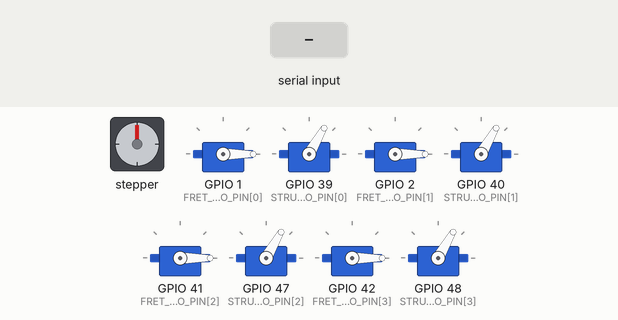
Simulated run of this sketch. Board: ESP32-S3. Shown: stepper motor, 8 × servo. Wiring (inferred from the names in the program): stepper motor (2048 steps per turn assumed): coils GPIO 4, GPIO 5, GPIO 6, GPIO 7. Inputs (shaded band) come from the test bench. What the sketch prints to the serial monitor is not drawn.

Above: at 1.2 s.
1.3 s: "STRUMALL\n" received over Serial
At 2.7 s:
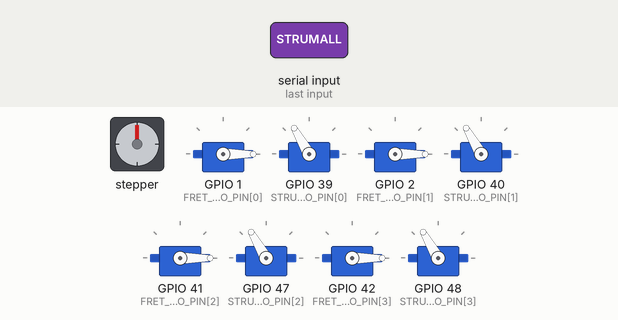
3.0 s: "FRET  45\n" received over Serial
At 5.4 s:
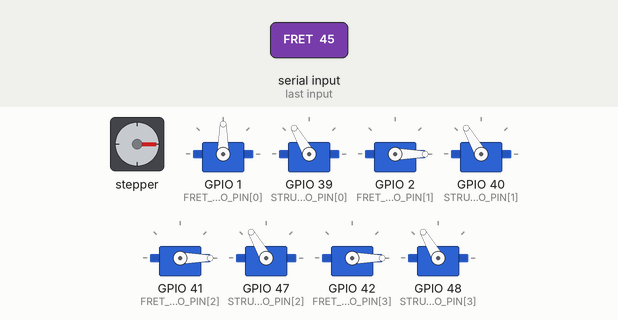
5.7 s: "CHORD 90\n" received over Serial
At 6.0 s:
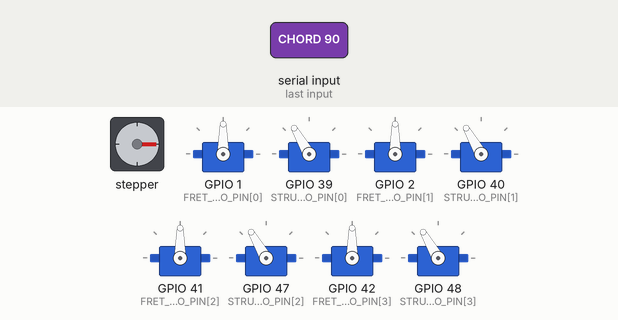
7.2 s: "STRUMALL\n" received over Serial
At 8.7 s:
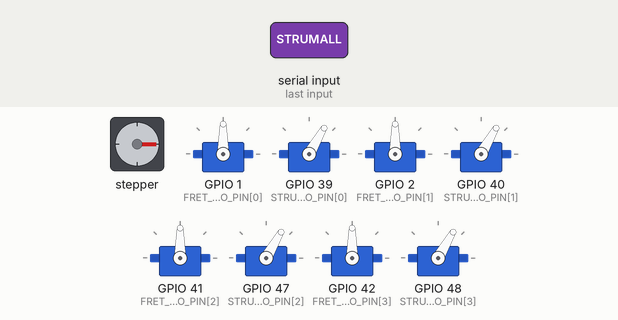
Timing chart, 0 to 9.9 s (numbered marks = the images above; inputs shaded):
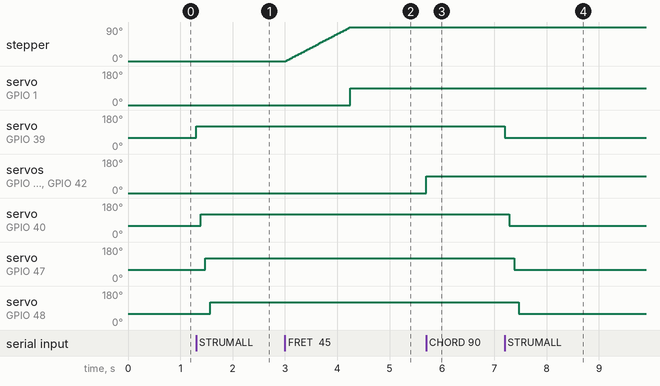

The sketch:

ukulele_controller.ino
```cpp
/*
  ukulele_controller.ino
  Self-playing ukulele — ESP32-S3 firmware (serial-driven instrument driver)
  ===========================================================================
  TARGET: ESP32-S3-WROOM-1  (NOT classic ESP32 / ESP32-S2 — pins differ!)
  LIBRARY: ESP32Servo (madhephaestus, install via Library Manager)
           Requires Arduino-ESP32 core v3.0.0+. The S3 has only 8 LEDC
           channels (vs 16 on classic ESP32); recent ESP32Servo spills the
           extra servos onto the S3's MCPWM units so all 8 work.

  ┌──────────────────────────────────────────────────────────────────────────┐
  │ ESP32-S3-WROOM-1  WIRING TABLE                                            │
  ├──────────────────────────────────────────────────────────────────────────┤
  │ STEPPERS — 28BYJ-48 via ULN2003 (one driver board per string)            │
  │   String 0 (G):  IN1→GPIO4    IN2→GPIO5    IN3→GPIO6    IN4→GPIO7         │
  │   String 1 (C):  IN1→GPIO15   IN2→GPIO16   IN3→GPIO17   IN4→GPIO18        │
  │   String 2 (E):  IN1→GPIO8    IN2→GPIO9    IN3→GPIO10   IN4→GPIO11        │
  │   String 3 (A):  IN1→GPIO12   IN2→GPIO13   IN3→GPIO14   IN4→GPIO21        │
  │                                                                          │
  │ FRET SERVOS — press string down (signal wire only)                       │
  │   String 0 (G): GPIO1     String 1 (C): GPIO2                            │
  │   String 2 (E): GPIO41    String 3 (A): GPIO42                           │
  │                                                                          │
  │ STRUM SERVOS — alternating strum (signal wire only)                      │
  │   String 0 (G): GPIO39    String 1 (C): GPIO40                           │
  │   String 2 (E): GPIO47    String 3 (A): GPIO48                           │
  │                                                                          │
  │ POWER: drive the ULN2003 boards + all 8 servos from an EXTERNAL 5 V      │
  │        supply. Tie its GND to the ESP32-S3 GND. Do NOT run motors off    │
  │        the board's 3V3 pin.                                              │
  │                                                                          │
  │ PINS DELIBERATELY AVOIDED on the S3:                                     │
  │   0,3,45,46 = strapping   19,20 = native USB   43,44 = UART0 console     │
  │   26–37 = SPI flash / octal PSRAM (WROOM-1 N16R8)   38 = onboard RGB LED │
  │   (GPIO 22,23,24,25 do not physically exist on the ESP32-S3.)            │
  └──────────────────────────────────────────────────────────────────────────┘

  Each string has THREE actuators:
    • a 28BYJ-48 stepper that slides the fretting carriage along the neck
    • a fret servo that presses the string onto the fretboard at that position
    • a strum servo that plucks the string (alternates side each strum)

  Serial commands (115200 baud, newline-terminated)
  -------------------------------------------------
    FRET <str> <fret>          move carriage to <fret> (0..12) and press
    RELEASE <str>              lift the fret servo (open string)
    STRUM <str>                strum one string (auto-alternates direction)
    CHORD <f0> <f1> <f2> <f3>  fret all four strings at once (-1 = open)
    STRUMALL                   strum all four strings low→high
    HOME                       carriages to step 0, all frets released
    CAL <str> <steps>          jog carriage to absolute <steps> (calibration)
    CAL <str> ZERO             define current carriage position as step 0
    DUMP                       print live state + pin map
  (unknown commands are silently ignored)

  On boot the firmware homes/zeroes all carriages then prints "READY\n"
  (kept identical so the existing Python host's open_serial() still works).
*/

#include <Arduino.h>
#include <ESP32Servo.h>

// ── Pin definitions (ESP32-S3-WROOM-1 — see wiring table above) ───────────────

const uint8_t N_STRINGS = 4;

// Stepper coil pins: STEP_PIN[string][IN1..IN4] → ULN2003 IN1..IN4
const uint8_t STEP_PIN[N_STRINGS][4] = {
    {  4,  5,  6,  7 },   // String 0 (G) — ULN2003 #0
    { 15, 16, 17, 18 },   // String 1 (C) — ULN2003 #1
    {  8,  9, 10, 11 },   // String 2 (E) — ULN2003 #2
    { 12, 13, 14, 21 },   // String 3 (A) — ULN2003 #3
};

// Servo signal pins
const uint8_t FRET_SERVO_PIN[N_STRINGS]  = {  1,  2, 41, 42 };
const uint8_t STRUM_SERVO_PIN[N_STRINGS] = { 39, 40, 47, 48 };

// ── Fret step lookup table ────────────────────────────────────────────────────
// Absolute carriage position (in 28BYJ-48 half-steps) for each fret.
// Spacing follows equal-temperament fret geometry — steps[n] = K·(1 − 2^(−n/12))
// with K chosen so fret 12 (the octave) lands at 1024 half-steps. Frets bunch up
// as you climb the neck, exactly like a real fretboard. Re-calibrate with CAL.
const long FRET_STEPS[] = {
    0,    // open
    115,  // fret 1
    223,  // fret 2
    326,  // fret 3
    423,  // fret 4
    514,  // fret 5
    600,  // fret 6
    681,  // fret 7
    758,  // fret 8
    830,  // fret 9
    899,  // fret 10
    963,  // fret 11
    1024  // fret 12
};
const uint8_t MAX_FRET = (sizeof(FRET_STEPS) / sizeof(FRET_STEPS[0])) - 1;

// ── Servo angle constants ─────────────────────────────────────────────────────
const int FRET_REST   = 0;    // fret servo released (0°)
const int FRET_PRESS  = 90;   // fret servo pressing string down (90°)
const int STRUM_A     = 60;   // strum servo — one side of neutral
const int STRUM_B     = 120;  // strum servo — the other side of neutral

// ── Motion parameters ─────────────────────────────────────────────────────────
const uint16_t STEP_DELAY_US = 1200;  // per half-step; 28BYJ-48 is happy ~1–2 ms
const uint16_t FRET_SETTLE_MS = 120;  // let the fret servo seat before strumming
const uint16_t STRUM_SETTLE_MS = 90;  // let the strum servo finish its sweep

// ── Hardware objects ──────────────────────────────────────────────────────────
Servo fretServo[N_STRINGS];
Servo strumServo[N_STRINGS];

// ── State ─────────────────────────────────────────────────────────────────────
long    carriagePos[N_STRINGS] = { 0, 0, 0, 0 };   // current absolute half-steps
uint8_t phaseIdx[N_STRINGS]    = { 0, 0, 0, 0 };    // index into HALF_STEP[]
bool    fretPressed[N_STRINGS] = { false, false, false, false };
bool    strumToggle[N_STRINGS] = { false, false, false, false }; // last strum side

// 28BYJ-48 half-step sequence. Bit3=IN1, Bit2=IN2, Bit1=IN3, Bit0=IN4.
const uint8_t HALF_STEP[8] = {
    0b1000, 0b1100, 0b0100, 0b0110,
    0b0010, 0b0011, 0b0001, 0b1001
};

// ── Low-level stepper helpers ─────────────────────────────────────────────────

// Energise the four coils of string s according to half-step phase `idx`.
void applyPhase(uint8_t s, uint8_t idx) {
    uint8_t bits = HALF_STEP[idx & 7];
    for (uint8_t p = 0; p < 4; p++) {
        digitalWrite(STEP_PIN[s][p], (bits >> (3 - p)) & 0x01);
    }
}

// De-energise all coils of string s (prevents the ULN2003 from cooking while
// idle — the gearbox friction + fret servo hold position, not the coils).
void releaseCoils(uint8_t s) {
    for (uint8_t p = 0; p < 4; p++) digitalWrite(STEP_PIN[s][p], LOW);
}

// Drive string s's carriage to an absolute half-step position.
void moveCarriage(uint8_t s, long target) {
    long delta = target - carriagePos[s];
    int  dir   = (delta >= 0) ? 1 : -1;
    long steps = labs(delta);

    for (long i = 0; i < steps; i++) {
        phaseIdx[s] = (uint8_t)((phaseIdx[s] + dir + 8) & 7);
        applyPhase(s, phaseIdx[s]);
        delayMicroseconds(STEP_DELAY_US);
        carriagePos[s] += dir;
    }
    releaseCoils(s);
}

// ── Fret / strum helpers ──────────────────────────────────────────────────────

void releaseFretString(uint8_t s) {
    fretServo[s].write(FRET_REST);
    fretPressed[s] = false;
}

// Move carriage to `fret` and press the string down. fret < 0 = open string.
void fretString(uint8_t s, int fret) {
    if (fret < 0) {
        releaseFretString(s);
        return;
    }
    if (fret > MAX_FRET) fret = MAX_FRET;
    moveCarriage(s, FRET_STEPS[fret]);
    fretServo[s].write(FRET_PRESS);
    fretPressed[s] = true;
}

// Strum one string. The servo flips to the OPPOSITE side every call, so two
// consecutive strums are always in opposite directions — never the same way
// twice in a row.
void strumString(uint8_t s) {
    strumToggle[s] = !strumToggle[s];
    strumServo[s].write(strumToggle[s] ? STRUM_B : STRUM_A);
    delay(STRUM_SETTLE_MS);
}

// Fret an entire chord. fret[] holds 4 values, one per string (-1 = open).
void fretChord(const int fret[N_STRINGS]) {
    for (uint8_t s = 0; s < N_STRINGS; s++) fretString(s, fret[s]);
    delay(FRET_SETTLE_MS);
}

void homeAll() {
    for (uint8_t s = 0; s < N_STRINGS; s++) {
        releaseFretString(s);
        moveCarriage(s, 0);
    }
}

// ── Diagnostics ───────────────────────────────────────────────────────────────

void dumpState() {
    Serial.println(F("── ukulele state ─────────────────────────────"));
    Serial.println(F("str  carriage  fret  pressed  strumSide"));
    for (uint8_t s = 0; s < N_STRINGS; s++) {
        // nearest fret for the current carriage position (display only)
        uint8_t nf = 0;
        for (uint8_t f = 0; f <= MAX_FRET; f++)
            if (labs(FRET_STEPS[f] - carriagePos[s]) <
                labs(FRET_STEPS[nf] - carriagePos[s])) nf = f;

        Serial.printf("  %u  %8ld   %3u    %-5s     %c\n",
                      s, carriagePos[s], nf,
                      fretPressed[s] ? "yes" : "no",
                      strumToggle[s] ? 'B' : 'A');
    }
    Serial.println(F("pins  IN1/IN2/IN3/IN4   fretSrv  strumSrv"));
    for (uint8_t s = 0; s < N_STRINGS; s++) {
        Serial.printf("  %u   %2u/%2u/%2u/%2u       %3u      %3u\n",
                      s, STEP_PIN[s][0], STEP_PIN[s][1], STEP_PIN[s][2],
                      STEP_PIN[s][3], FRET_SERVO_PIN[s], STRUM_SERVO_PIN[s]);
    }
    Serial.println(F("──────────────────────────────────────────────"));
}

// ── Command parser ────────────────────────────────────────────────────────────

void handleCommand(const String& cmd) {
    if (cmd.startsWith("FRET ")) {
        int sp = cmd.indexOf(' ', 5);
        uint8_t s = (uint8_t) cmd.substring(5, sp).toInt();
        int fret  = cmd.substring(sp + 1).toInt();
        if (s < N_STRINGS) fretString(s, fret);

    } else if (cmd.startsWith("RELEASE ")) {
        uint8_t s = (uint8_t) cmd.substring(8).toInt();
        if (s < N_STRINGS) releaseFretString(s);

    } else if (cmd.startsWith("STRUM ")) {
        uint8_t s = (uint8_t) cmd.substring(6).toInt();
        if (s < N_STRINGS) strumString(s);

    } else if (cmd == "STRUMALL") {
        for (uint8_t s = 0; s < N_STRINGS; s++) strumString(s);

    } else if (cmd.startsWith("CHORD ")) {
        // CHORD <f0> <f1> <f2> <f3>
        int fret[N_STRINGS];
        int idx = 6;
        for (uint8_t s = 0; s < N_STRINGS; s++) {
            int sp = cmd.indexOf(' ', idx);
            String tok = (sp < 0) ? cmd.substring(idx) : cmd.substring(idx, sp);
            fret[s] = tok.toInt();
            idx = (sp < 0) ? cmd.length() : sp + 1;
        }
        fretChord(fret);

    } else if (cmd == "HOME") {
        homeAll();
        Serial.println("HOMED");

    } else if (cmd.startsWith("CAL ")) {
        // CAL <str> <steps>   or   CAL <str> ZERO
        int sp = cmd.indexOf(' ', 4);
        uint8_t s = (uint8_t) cmd.substring(4, sp).toInt();
        String arg = cmd.substring(sp + 1);
        arg.trim();
        if (s < N_STRINGS) {
            if (arg == "ZERO") {
                carriagePos[s] = 0;                 // redefine home here
                Serial.printf("CAL str %u zeroed\n", s);
            } else {
                moveCarriage(s, arg.toInt());       // jog to absolute steps
                Serial.printf("CAL str %u @ %ld steps\n", s, carriagePos[s]);
            }
        }

    } else if (cmd == "DUMP") {
        dumpState();
    }
    // Unknown commands silently ignored
}

// ── Arduino setup & loop ──────────────────────────────────────────────────────

void setup() {
    Serial.begin(115200);

    // ESP32Servo: reserve all four LEDC timers up front so the 8 servos can be
    // distributed across LEDC + MCPWM on the S3.
    ESP32PWM::allocateTimer(0);
    ESP32PWM::allocateTimer(1);
    ESP32PWM::allocateTimer(2);
    ESP32PWM::allocateTimer(3);

    for (uint8_t s = 0; s < N_STRINGS; s++) {
        for (uint8_t p = 0; p < 4; p++) {
            pinMode(STEP_PIN[s][p], OUTPUT);
            digitalWrite(STEP_PIN[s][p], LOW);
        }
        fretServo[s].setPeriodHertz(50);
        fretServo[s].attach(FRET_SERVO_PIN[s], 500, 2400);
        strumServo[s].setPeriodHertz(50);
        strumServo[s].attach(STRUM_SERVO_PIN[s], 500, 2400);

        fretServo[s].write(FRET_REST);
        strumServo[s].write(STRUM_A);   // park strummers on side A
    }

    homeAll();

    Serial.println("READY");   // Python host waits for exactly this string
}

void loop() {
    if (Serial.available()) {
        String line = Serial.readStringUntil('\n');
        line.trim();
        if (line.length() > 0) handleCommand(line);
    }
}
```

Measured:
- after the input at 1.3 s, servo on GPIO 39 (STRUM_SERVO_PIN[0]): 60° → 120° at once; servo on GPIO 40 (STRUM_SERVO_PIN[1]): 60° → 120° after 0.09 s; servo on GPIO 47 (STRUM_SERVO_PIN[2]): 60° → 120° after 0.18 s; servo on GPIO 48 (STRUM_SERVO_PIN[3]): 60° → 120° after 0.27 s
- after the input at 3.0 s, stepper: turns 90° clockwise in 1.2 s, starting at once; servo on GPIO 1 (FRET_SERVO_PIN[0]): 0° → 90° after 1.2 s
- after the input at 5.7 s, servo on GPIO 2 (FRET_SERVO_PIN[1]), servo on GPIO 41 (FRET_SERVO_PIN[2]), servo on GPIO 42 (FRET_SERVO_PIN[3]): 0° → 90° at once
- after the input at 7.2 s, servo on GPIO 39 (STRUM_SERVO_PIN[0]): 120° → 60° at once; servo on GPIO 40 (STRUM_SERVO_PIN[1]): 120° → 60° after 0.09 s; servo on GPIO 47 (STRUM_SERVO_PIN[2]): 120° → 60° after 0.18 s; servo on GPIO 48 (STRUM_SERVO_PIN[3]): 120° → 60° after 0.27 s
